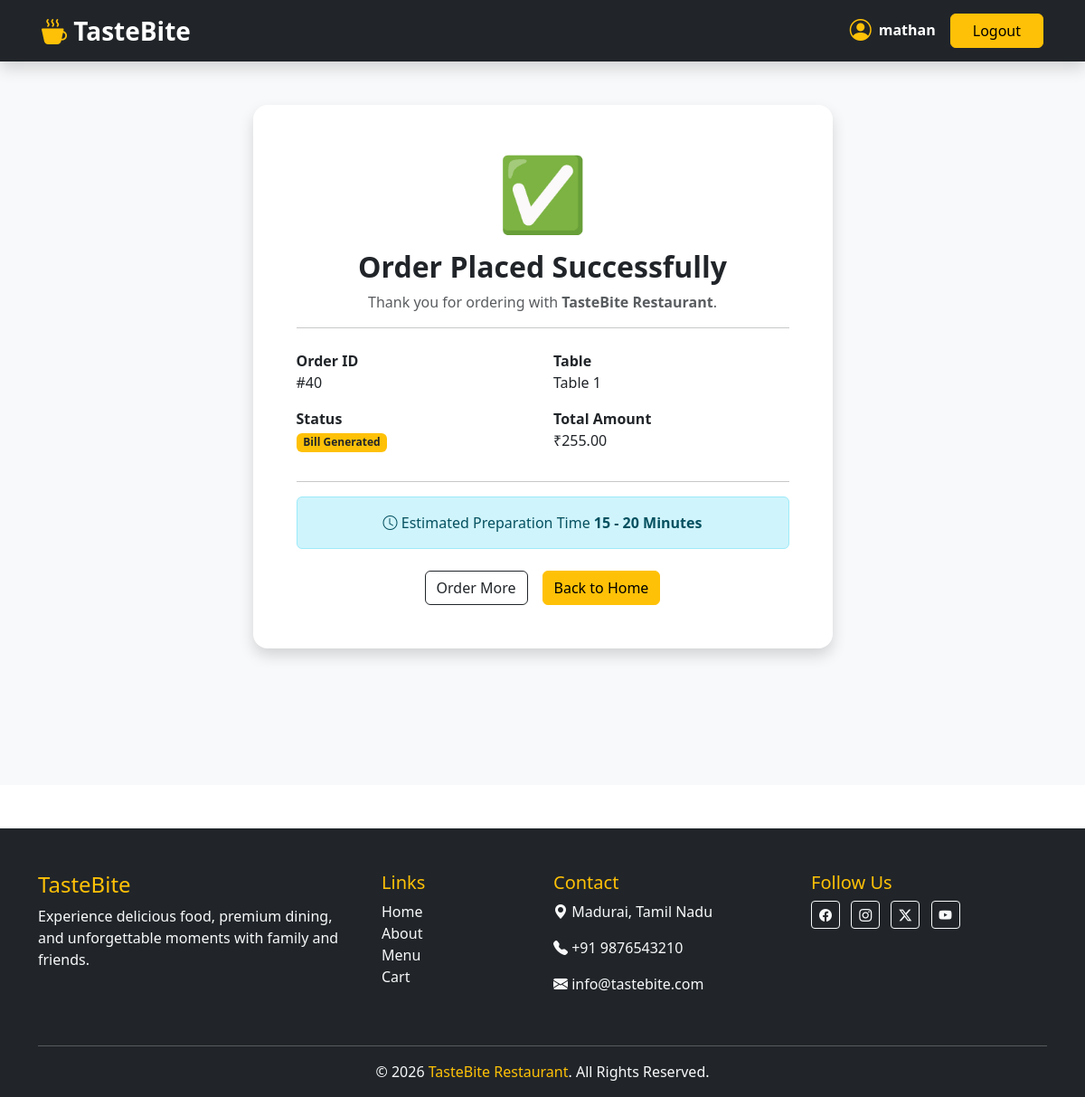
The page /order-success/ (signed in) on the database its author committed.
### restapp/models.py (models this page shows, shortened)
class Order(models.Model):
    customer = models.ForeignKey(User, on_delete=models.CASCADE)
    table= models.ForeignKey(RestaurantTable, on_delete=models.CASCADE)
    status = models.CharField(max_length=20, choices=[
        ('pending', 'pending'),
        ('Confirmed', 'Confirmed'),
        ('preparing', 'preparing'),
        ('Ready', 'Ready'),
        ("Bill Generated", "Bill Generated"),
        ('Completed', 'Completed')], default='Pending')
    total_amt = models.DecimalField(max_digits=10, decimal_places=2, default=0)
    created_at = models.DateTimeField(auto_now_add=True)

class RestaurantTable(models.Model):
    table_no = models.IntegerField(unique=True)
    seats = models.IntegerField()
    STATUS = (
        ('Available', 'Available'),
        ('Booked', 'Booked'),
    )
    status = models.CharField(max_length=20,choices=STATUS,default='Available')

### restapp/views.py (the view)
# urls.py: path("order-success/", views.order_successpage, name="order_success"),
def order_successpage(request):
    latest_order = Order.objects.filter(customer=request.user).order_by("-id").first()
    return render(request, "order_success.html", {
        "order": latest_order
    })

### restapp/templates/order_success.html
{% extends "base.html" %} {% block content %}
<section class="py-5 bg-light min-vh-100">
  <div class="container">
    <div class="row justify-content-center">
      <div class="col-lg-7">
        <div class="card shadow border-0 rounded-4">
          <div class="card-body text-center p-5">
            <div class="display-1 text-success mb-3">✅</div>
            <h2 class="fw-bold">Order Placed Successfully</h2>
            <p class="text-muted">
              Thank you for ordering with
              <strong>TasteBite Restaurant</strong>.
            </p>
            <hr />
            <div class="row text-start mt-4">
              <div class="col-6 mb-3">
                <strong>Order ID</strong>
                <br />
                #{{ order.id }}
              </div>
              <div class="col-6 mb-3">
                <strong>Table</strong>
                <br />
                Table {{ order.table.table_no }}
              </div>
              <div class="col-6 mb-3">
                <strong>Status</strong>
                <br />
                <span class="badge bg-warning text-dark">
                  {{ order.status }}
                </span>
              </div>
              <div class="col-6 mb-3">
                <strong>Total Amount</strong>
                <br />
                ₹{{ order.total_amt }}
              </div>
            </div>
            <hr />
            <div class="alert alert-info">
              <i class="bi bi-clock"></i>
              Estimated Preparation Time
              <strong>15 - 20 Minutes</strong>
            </div>
            <div class="d-flex justify-content-center gap-3 mt-4">
              <a href="{% url 'menu' %}" class="btn btn-outline-dark">
                Order More
              </a>
              <a href="{% url 'home' %}" class="btn btn-warning">
                Back to Home
              </a>
            </div>
          </div>
        </div>
      </div>
    </div>
  </div>
</section>
{% endblock %}

### restapp/templates/base.html (shortened to what this page needs)
{% load static %}
<!DOCTYPE html>
<html lang="en">
<head>
    <link href="https://cdn.jsdelivr.net/npm/bootstrap@5.3.3/dist/css/bootstrap.min.css" rel="stylesheet">
    <link href="https://cdn.jsdelivr.net/npm/bootstrap-icons@1.11.3/font/bootstrap-icons.css" rel="stylesheet">
</head>
<body>
<nav class="navbar navbar-expand-lg navbar-dark bg-dark sticky-top shadow">
    <div class="container px-3">
        <a class="navbar-brand fw-bold fs-3" href="{% url 'home' %}">
            <i class="bi bi-cup-hot-fill text-warning"></i>
            TasteBite
        </a>
        <div class="collapse navbar-collapse" id="navbarNav">
            <div class="ms-auto d-flex">
                {% if request.user.is_authenticated %}
                <a class="text-decoration-none" href="{% url 'customer_profile' %}">
                <span class="text-white fw-semibold me-3 mx-3 d-flex align-items-center">
                <i class="bi bi-person-circle text-warning fs-4 me-2"></i>{{ request.user.username }}</span>
                </a>
                <a class="btn btn-warning px-4" href="{% url 'logout' %}">Logout</a>
                {% else %}
                    <a class="btn btn-warning px-4" href="{% url 'login' %}">Login</a>
                    <a class="btn btn-warning reg mx-2 px-4" href="{% url 'register' %}">Register</a>
                {% endif %}
            </div>
        </div>
    </div>
</nav>
{% block content %}
{% endblock %}
<footer class="bg-dark text-light pt-5 pb-3 mt-5">
    <div class="container">
        <div class="row">
            <div class="col-lg-4 col-md-6 mb-4">
                <h4 class="text-warning">TasteBite</h4>
                <p>
                    Experience delicious food, premium dining,
                    and unforgettable moments with family and friends.
                </p>
            </div>
            <div class="col-lg-2 col-md-6 mb-4">
                <h5 class="text-warning">Links</h5>
                <ul class="list-unstyled">
                    <li><a href="{% url 'home' %}" class="text-light text-decoration-none">Home</a></li>
                    <li><a href="{% url 'about' %}" class="text-light text-decoration-none">About</a></li>
                    <li><a href="{% url 'menu' %}" class="text-light text-decoration-none">Menu</a></li>
                    <li><a href="{% url 'order_cart' %}" class="text-light text-decoration-none">Cart</a></li>
                </ul>
            </div>
            <div class="col-lg-3 col-md-6 mb-4">
                <h5 class="text-warning">Contact</h5>
                <p>
                    <i class="bi bi-geo-alt-fill"></i>
                    Madurai, Tamil Nadu
                </p>
                <p>
                    <i class="bi bi-telephone-fill"></i>
                    +91 9876543210
                </p>
                <p>
                    <i class="bi bi-envelope-fill"></i>
                    info@tastebite.com
                </p>
            </div>
            <div class="col-lg-3 col-md-6 mb-4">
                <h5 class="text-warning">Follow Us</h5>
                <a href="#" class="btn btn-outline-light btn-sm me-2">
                    <i class="bi bi-facebook"></i>
                </a>
                <a href="#" class="btn btn-outline-light btn-sm me-2">
                    <i class="bi bi-instagram"></i>
                </a>
                <a href="#" class="btn btn-outline-light btn-sm me-2">
                    <i class="bi bi-twitter-x"></i>
                </a>
                <a href="#" class="btn btn-outline-light btn-sm">
                    <i class="bi bi-youtube"></i>
                </a>
            </div>
        </div>
        <hr>
        <div class="text-center">
            <p class="mb-0">
                © 2026 <span><a href="{% url 'home' %}" class="text-warning text-decoration-none">TasteBite Restaurant</a></span>. All Rights Reserved.
            </p>
        </div>
    </div>
</footer>
</body>
</html>

### rows shown on the page
Order: id "40", table.table_no "1", status "Bill Generated", total_amt "255.00"

### other values the page prints
{{ request.user.username }} "mathan"
